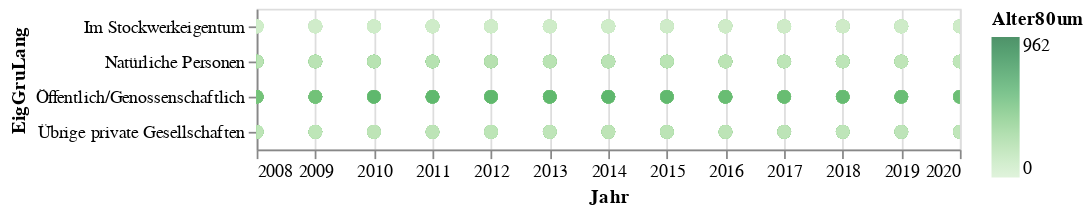

The code cell stored with this chart in its notebook:
### Code cell
alt.Chart(data2betested).mark_circle(size=60).encode(
    x='Jahr',
    y='EigGruLang',
    #color='AnzNat',
    #color=alt.Color('AnzNat', scale=alt.Scale(scheme='dark2')),
    color=alt.Color('Alter80um', scale=alt.Scale(scheme='greens')),
    tooltip=['Jahr','Alter80um','PersTotal']
).interactive() # this makes the axes interactive: now you can zoom & pan

### Figure 1 — Vega-Lite specification as saved in the notebook (floating-point values rounded to 4 significant figures; data arrays with more than 128 entries replaced by an {"elided": "..."} marker saying what was removed)
{"config": {"view": {"continuousWidth": 400, "continuousHeight": 300}}, "data": {"name": "data-74c30e7844ca45ea21f9aea91fd08f8d"}, "mark": {"type": "circle", "size": 60}, "encoding": {"color": {"type": "quantitative", "field": "Alter80um", "scale": {"scheme": "greens"}}, "tooltip": [{"type": "temporal", "field": "Jahr"}, {"type": "quantitative", "field": "Alter80um"}, {"type": "quantitative", "field": "PersTotal"}], "x": {"type": "temporal", "field": "Jahr"}, "y": {"type": "nominal", "field": "EigGruLang"}}, "selection": {"selector003": {"type": "interval", "bind": "scales", "encodings": ["x", "y"]}}, "$schema": "https://vega.github.io/schema/vega-lite/v4.8.1.json", "datasets": {"data-74c30e7844ca45ea21f9aea91fd08f8d": {"elided": "1508 records"}}}
